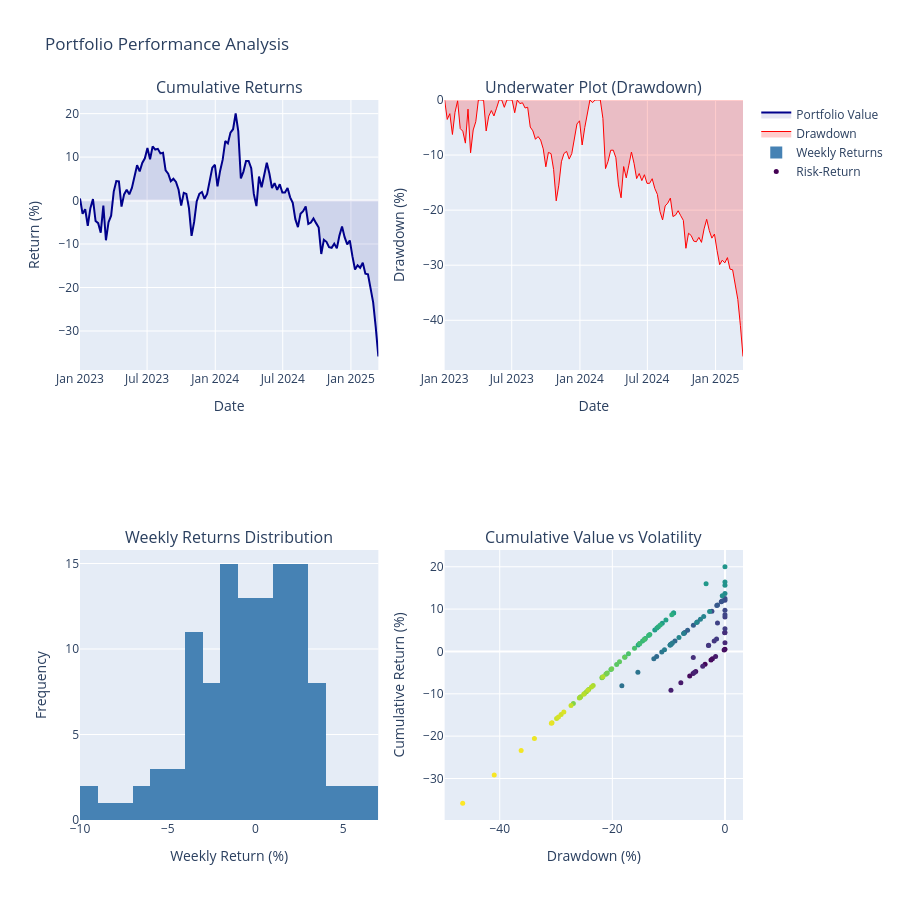

The notebook cell saved with this chart:
### Markdown cell above
### Section 4.2: Visualize Portfolio Performance

Create visualizations for cumulative returns, drawdown, returns distribution, and metrics.

### Code cell
# Create interactive performance visualizations
print("Creating interactive performance charts...")

# Calculate cumulative value and drawdown for visualization
cumulative_value = (1 + weekly_returns).cumprod()
running_max = cumulative_value.expanding().max()
drawdown = (cumulative_value - running_max) / running_max

# Create subplot figure with 2x2 layout
fig = make_subplots(
    rows=2, cols=2,
    subplot_titles=('Cumulative Returns', 'Underwater Plot (Drawdown)', 
                    'Weekly Returns Distribution', 'Cumulative Value vs Volatility'),
    specs=[[{"secondary_y": False}, {"secondary_y": False}],
           [{"secondary_y": False}, {"secondary_y": False}]]
)

# 1. Cumulative Returns Line Chart
fig.add_trace(
    go.Scatter(
        x=cumulative_value.index, y=(cumulative_value - 1) * 100,
        mode='lines', name='Portfolio Value',
        line=dict(color='darkblue', width=2),
        fill='tozeroy', fillcolor='rgba(0, 0, 139, 0.1)'
    ),
    row=1, col=1
)
fig.update_yaxes(title_text="Return (%)", row=1, col=1)
fig.update_xaxes(title_text="Date", row=1, col=1)

# 2. Drawdown (Underwater) Plot
fig.add_trace(
    go.Scatter(
        x=drawdown.index, y=drawdown.values * 100,
        mode='lines', name='Drawdown',
        line=dict(color='red', width=1),
        fill='tozeroy', fillcolor='rgba(255, 0, 0, 0.2)'
    ),
    row=1, col=2
)
fig.update_yaxes(title_text="Drawdown (%)", row=1, col=2)
fig.update_xaxes(title_text="Date", row=1, col=2)

# 3. Returns Distribution Histogram
fig.add_trace(
    go.Histogram(
        x=weekly_returns.values * 100,
        name='Weekly Returns',
        nbinsx=30,
        marker=dict(color='steelblue')
    ),
    row=2, col=1
)
fig.update_yaxes(title_text="Frequency", row=2, col=1)
fig.update_xaxes(title_text="Weekly Return (%)", row=2, col=1)

# 4. Cumulative Returns vs Drawdown scatter
fig.add_trace(
    go.Scatter(
        x=drawdown.values * 100, y=(cumulative_value - 1) * 100,
        mode='markers', name='Risk-Return',
        marker=dict(size=5, color=list(range(len(drawdown))), colorscale='Viridis')
    ),
    row=2, col=2
)
fig.update_yaxes(title_text="Cumulative Return (%)", row=2, col=2)
fig.update_xaxes(title_text="Drawdown (%)", row=2, col=2)

fig.update_layout(height=900, showlegend=True, title_text="Portfolio Performance Analysis")
fig.write_html(f'{RESULTS_PATH}portfolio_performance.html')
print(f"✓ Performance charts saved to {RESULTS_PATH}portfolio_performance.html")

fig.show()
